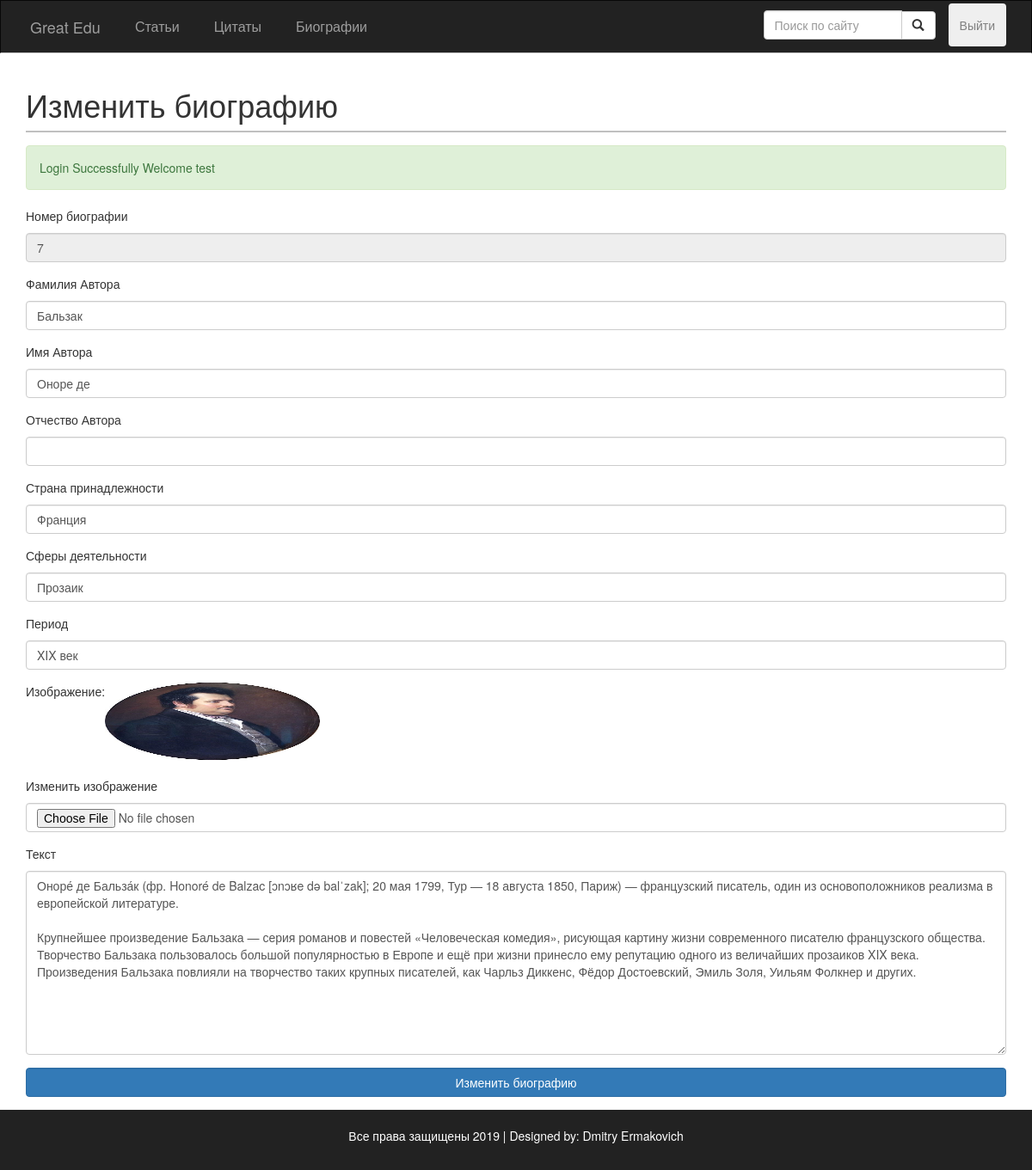
Page /src/public_routes/editBio.php?bio_id=7 (signed in) on the committed database.
### src/utils/editBio_c.php (called while the page is built, shortened)
<?php
function fillEditingBio()
{
  if (isset($_GET['bio_id'])) {
    if (!empty($_GET['bio_id'])) {
      $sql = "SELECT * FROM Авторы WHERE id = '$_GET[bio_id]'";
      $exec = doSQLQuery($sql);
      if (mysqli_num_rows($exec) > 0) {
        if ($bio = mysqli_fetch_assoc($exec)) {
          $bio_id = $bio['id'];
          $bio_author_surname = "$bio[фамилия]";
          $bio_author_name = "$bio[имя]";
          $bio_author_second_name = "$bio[отчество]";
          $bio_state = $bio['страна_принадлежности'];
          $bio_sphere_id = $bio['сферы_деятельности'];
          $bio_sphere = getShpereNameById($bio_sphere_id);
          $bio_period_id = $bio['период'];
          $bio_period = getPeriodNameById($bio_period_id);
          $biography = $bio['биография'];
          $bio_image = $biography . '.jpg';
          $bio_content_file = $biography . '.txt';
          $bio_content = LoadTextFromBioFile($bio_content_file);
        }
      }
    }
  }
}

### src/Include/dbFunctions.php (called while the page is built, shortened)
<?php
require_once 'DatabaseLoad.php';
function doSQLQuery($query)
{
  global $con2;
  try {
    $exec = mysqli_query($con2, $query) or die(mysqli_error($con2));
    if ($exec) {
      return $exec;
    }
  } catch (Exception $e) {
    echo $e->getMessage();
  }
  return false;
}
function getPeriodNameById($id) {
  $query = "SELECT название FROM Периоды WHERE id = $id";
  $exec = doSQLQuery($query);
  if ($res = mysqli_fetch_assoc($exec)) {
    return $res['название'];
  }
  return null;
}
function getShpereNameById($id) {
  $query = "SELECT название FROM Сферы_деятельности WHERE id = $id";
  $exec = doSQLQuery($query);
  if ($res = mysqli_fetch_assoc($exec)) {
    return $res['название'];
  }
  return null;
}

### src/Include/commonFuncs.php (called while the page is built, shortened)
<?php
function LoadTextFromBioFile($file)
{
  $post_content = '';
  if (is_null($file)) {
    $post_content = 'error load';
  } else {
    $post_content = file_get_contents('Upload/bios/' . $file);
  }
  return $post_content;
}

### src/public_routes/editBio.php (the view, shortened to what this page needs)
<?php require_once '../Include/Sessions.php';?>
<?php require_once '../Include/commonFuncs.php'?>
<?php require_once '../Include/dbFunctions.php'?>
<?php require_once '../utils/editBio_c.php'?>
<?php
global $bio_id,
  $biography,
  $bio_author_surname,
  $bio_author_name,
  $bio_author_second_name,
  $bio_state,
  $bio_sphere,
  $bio_date,
  $bio_period,
  $bio_content,
  $bio_image;
?>
<?php fillEditingBio();?>
<!DOCTYPE html>
<html>
<head>
  <link href="https://stackpath.bootstrapcdn.com/bootstrap/3.3.7/css/bootstrap.min.css" rel="stylesheet"
>
  <link rel="stylesheet" type="text/css" href="/Assets/style.css">
</head>
<body>
  <div class="blog" style="min-height: -webkit-fill-available;">
    <nav class="navbar navbar-inverse" role="navigation">
          <div class="container">
            <div class="navbar-header">
              <a href="Blog.php" class="navbar-brand">
                Great Edu
              </a>
            </div>
            <div class="collapse navbar-collapse" id="nav-header">
              <ul class="nav navbar-nav">
                <li class="nav-item"><a href="Blog.php">Статьи</a></li>
                <li class="nav-item"><a href="Quotes.php">Цитаты</a></li>
                <li class="nav-item"><a href="/Bios.php">Биографии</a></li>
              </ul>
              <div class="navbar-right" style="display: flex;">
                  <form action="Quotes.php" method="GET" class="navbar-form ">
                    <div class="input-group" style="width:200px;">
                      <input type="text" name="search" class="form-control" placeholder="Поиск по сайту">
                      <span class="input-group-btn">
                        <button style="padding: 5.5px 12px;" class="btn btn-default"><span class="glyphicon glyphicon-search"></button>
                      </span>
                    </div>
                  </form>
                  <?php $isLogged = isLogin(); ?>
                  <?php if($isLogged) : ?>
                  <button type="button" class="nav-item btn">
                    <a href="Lagout.php" style="color: grey;">Выйти</a>
                  </button>
                  <?php endif; ?>
              </div>
            </div>
          </div>
        </nav>
        <div class="container" style="min-height: -webkit-fill-available;">
          <div class="page-title">
            <h1>Изменить биографию</h1>
          </div>
          <?php echo SuccessMessage(); ?>
          <form action="editBio.php?bio_id=<?php echo $_GET['bio_id'] ?>" method="POST" enctype="multipart/form-data">
            <fieldset>
              <div class="form-group">
                <p for="quote-author">Номер биографии</p>
                <input disabled type="text" name="bio-id" class="form-control" id="quote-id"
                value="<?php echo $bio_id ?>">
              </div>
              <div class="form-group">
                <p for="quote-author">Фамилия Автора</p>
                <input type="text" name="bio-author-surname" class="form-control" id="quote-author"
                value="<?php echo $bio_author_surname ?>">
              </div>
              <div class="form-group">
                <p for="quote-author">Имя Автора</p>
                <input type="text" name="bio-author-name" class="form-control" id="quote-author"
                value="<?php echo $bio_author_name ?>">
              </div>
              <div class="form-group">
                <p for="quote-author">Отчество Автора</p>
                <input type="text" name="bio-author-second-name" class="form-control" id="quote-author"
                value="<?php echo $bio_author_second_name ?>">
              </div>
              <div class="form-group">
                <p for="quote-author">Страна принадлежности</p>
                <input type="text" name="bio-state" class="form-control" id="quote-author"
                value="<?php echo $bio_state ?>">
              </div>
              <div class="form-group">
                <p for="quote-source">Сферы деятельности</p>
                <input type="text" name="bio-sphere" class="form-control" id="quote-source"
                value="<?php echo $bio_sphere ?>">
              </div>
              <div class="form-group">
                <p for="quote-theme">Период</p>
                <input type="text" name="bio-period" class="form-control" id="quote-theme"
                value="<?php echo $bio_period ?>">
              </div>
              <div style="display:flex">
                <p>Изображение:  </p>
                <?php
                  $img = "/Upload/bios/$bio_image?m=";
                ?>
                <img src="<?php echo $img . time()?>" width='250' height='90'>
              </div>
              <br>
              <div class="form-group">
                <p for="post-image">Изменить изображение</p>
                <input type="File" name="post-image" class="form-control">
              </div>
              <div class="form-group">
                <p for="quote-content">Текст</p>
                <textarea rows="10" class="form-control" name="bio-content"
                id="bio-content"><?php echo htmlentities($bio_content); ?></textarea>
              </div>
              <div class="form-group">
                <button name="bio-edit" class="btn btn-primary form-control">Изменить биографию</button>
              </div>
            </fieldset>
          </form>
        </div>
  <div class="row navbar-inverse" id="blog-footer">
    <div class="footer-wrapper">
      <p>Все права защищены 2019 | Designed by: Dmitry Ermakovich</p>
    </div>
  </div>
  </div>
</body>
</html>

### src/public_routes/Assets/style.css (style rules this page uses)
body { background: #041627; overflow-x: hidden; }
.page-title { border-bottom: solid 2px silver; margin-bottom: 15px; }
.blog { background: white; min-height: 662px; }
.navbar-nav li a { padding: 20px; }
.navbar { font-size: 16px; border-bottom: solid 1px silver; border-radius: 0; }
.navbar-right { padding: 3px 0; }
.navbar-brand { padding: 20px; }
#blog-footer { text-align: center; color: white; }
.footer-wrapper { padding:20px; }

### rows in the picture
авторы: bio-id "7", bio-author-surname "Бальзак", bio-author-name "Оноре де", bio-state "Франция", bio-sphere "Прозаик", bio-period "XIX век", биография (picture), bio-content "Оноре́ де Бальза́к (фр. Honoré de Balzac [ɔnɔʁe də balˈzak]; 20 мая 1799, Тур — 18 августа 1850, Париж) — французский писатель, один из основоположников реализма в европейской литературе. Крупнейшее произведение Бальзака — серия романов и повестей «Человеческая комедия», рисующая картину жизни современного писателю французского общества. Творчество Бальзака пользовалось большой популярностью в Европе и ещё при жизни принесло ему репутацию одного из величайших прозаиков XIX века. Произведения Бальзака повлияли на творчество таких крупных писателей, как Чарльз Диккенс, Фёдор Достоевский, Эмиль Золя, Уильям Фолкнер и других."

### other values in the picture
$_SESSION["successMessage"] "Login Successfully Welcome test"
